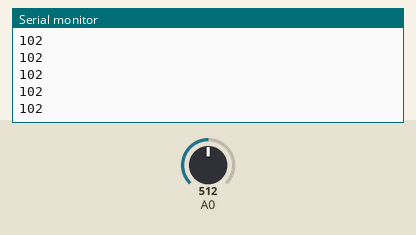
This sketch was run on a simulated Arduino Uno, built with avr-gcc and run on an emulated ATmega328P. On the bench: the last lines printed to the serial monitor. Inputs (shaded band) come from the test bench; at power-on: A0 = 512.

Above: at 1.2 s.
1.3 s: A0 set to 716
At 2.4 s:
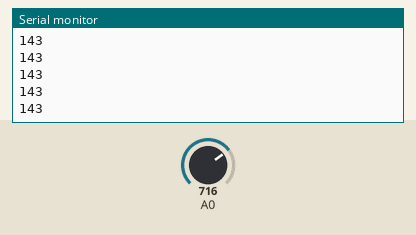
2.8 s: A0 set to 900
At 3.9 s:
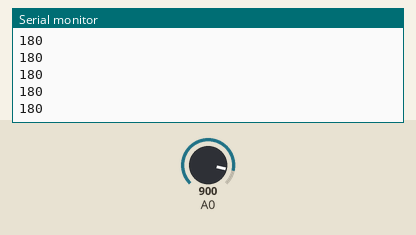
Timing chart, 0 to 5.8 s (numbered marks = the images above; inputs shaded):
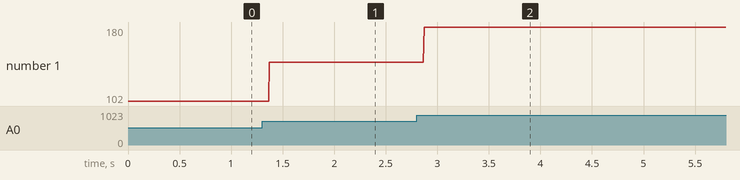

Measured:
- after the input at 1.3 s, the serial monitor: prints a new line after 0.07 s (image 1)
- after the input at 2.8 s, the serial monitor: prints a new line after 0.07 s (image 2)
- plotted number 1: 102 → 143 after the input at 1.3 s, 143 → 180 after the input at 2.8 s

The sketch:

seismometer.ino
```cpp
/*
 A "seismometer" using a piezo element and an Arduino to detect vibrations.
 This is not scientific or accurate, it just shows if there
 is vibration and how much in raw analog signals.

 the sensor is connected to analog in 0.

 Open the serial plotter in the Arduino IDE for nice graphs.
*/

int val, reading; // used to store the readings, and map them

void setup() {
	Serial.begin(9600);

	// analog pins are input by default.
}

void loop() {
	val = analogRead(0); // read the sensor value.
	/*
	 val varies a lot, from 0 to 500, so to make the graphs a bit neater
	 and so the vibrations are apparent, we map the readings from a range of
	 0 to 500 to a range of 0 to 100.
	 like so: map(value, fromLow, fromHigh, toLow, toHigh);
	*/
	reading = map(val, 0, 500, 0, 100);

	Serial.println(reading); // super simple: read the sensor and send the reading to a computer.
}
```
